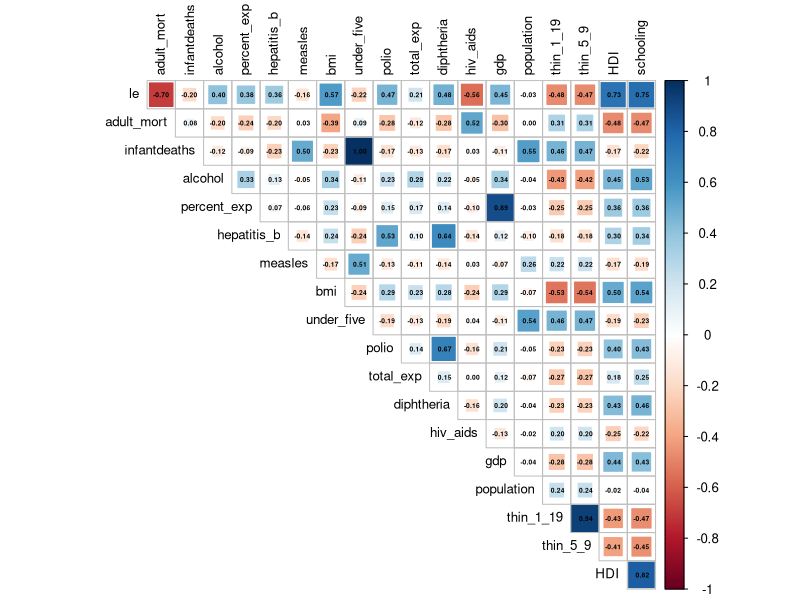
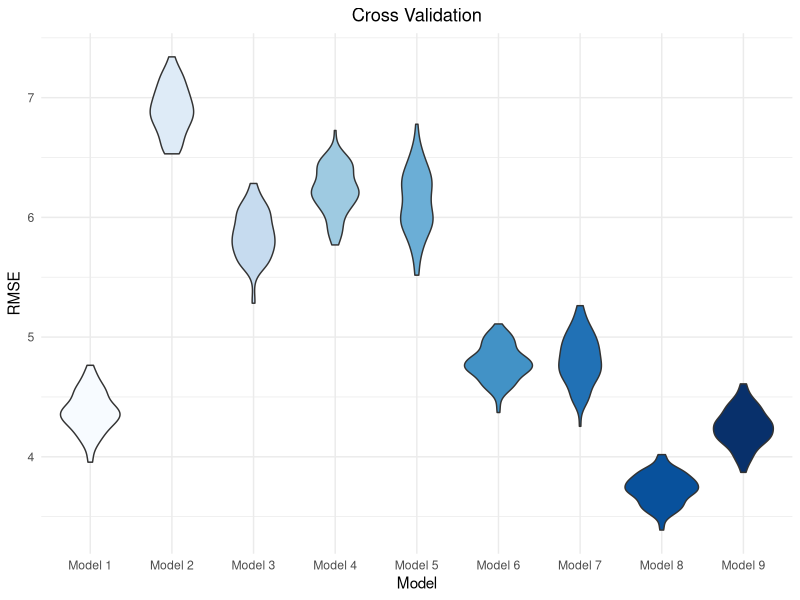

Here is the R script that generated these plots, in order:
## ---- chunk 1
library(tidyverse)
library(modelr)
library(mgcv)
library(corrplot)

knitr::opts_chunk$set(
  echo = TRUE,
  fig.width = 6,
  fig.asp = .7,
  dpi = 800,
  out.width = "80%"
)

theme_set(theme_minimal())

options(
  ggplot2.continuous.colour = "viridis",
  ggplot2.continuous.fill = "viridis"
)

scale_colour_discrete = scale_colour_viridis_d
scale_fill_discrete = scale_fill_viridis_d
## ---- chunk 2
le_df = 
  read_csv("./data/Complete_Data.CSV") %>% 
  rename("HDI" = "incomecompositionofresources", "percent_exp" = "percentageexpenditure", "total_exp" = "totalexpenditure", "le" = "lifeexpectancy", "adult_mort" = "adult_mortality", "thin_1_19" = "thinness1_19years", "thin_5_9" = "thinness5_9years", "under_five" = "under_fivedeaths")
## ---- chunk 3
cm_df =
  le_df %>%
  dplyr::select(-c(country,continent,year,status))

corrplot(cor(cm_df), type = "upper", diag = FALSE, method = "square", addCoef.col = "black", number.cex = .4, tl.col = "black", tl.cex = .8)
## ---- chunk 4
#stepwise
mod_1 = lm(le ~ adult_mort + bmi + polio + diphtheria + hiv_aids + thin_5_9 + HDI, data = le_df)

# Nutrition 
mod_2 = lm(le ~ status + bmi + population + thin_1_19 + thin_5_9 + status * bmi + status * thin_1_19 + status * thin_5_9, data = le_df)

#Education level, GDP, health        
mod_3 = lm(le ~ status + polio + total_exp + diphtheria + gdp + schooling + total_exp * gdp, data = le_df)

#health
mod_4 = lm(le ~ polio + total_exp + diphtheria + hiv_aids + thin_1_19, data = le_df)

# bmi adult mortality
mod_5 = lm(le ~ adult_mort + bmi, data = le_df)

#full model
mod_6 = lm(le ~ year + adult_mort + infantdeaths + percent_exp + bmi + under_five + polio + diphtheria + hiv_aids + gdp + thin_5_9, data = le_df)

# health-related factors, mortality factors, economical factors and social factors
mod_7 = lm(le ~ status + percent_exp + HDI + adult_mort + infantdeaths + schooling, data = le_df)

#backward
mod_8 = lm(le ~ continent + status + adult_mort + alcohol + bmi + under_five + polio + diphtheria + hiv_aids + gdp + HDI + schooling, data = le_df)

#forward
mod_9 = lm(le ~ status + adult_mort + bmi + under_five + polio + diphtheria + hiv_aids + gdp + thin_5_9 + HDI, data = le_df)

## ---- chunk 5
set.seed(2)

cv_df = 
  crossv_mc(le_df,100) %>% 
  mutate(
    train = map(train, as_tibble),
    test = map(test, as_tibble)
  ) %>% 
  mutate(
    mod_1 = map(train, ~lm(formula = formula(mod_1), data = .x)),
    mod_2 = map(train, ~lm(formula = formula(mod_2), data = .x)),
    mod_3 = map(train, ~lm(formula = formula(mod_3), data = .x)),
    mod_4 = map(train, ~lm(formula = formula(mod_4), data = .x)),
    mod_5 = map(train, ~lm(formula = formula(mod_5), data = .x)),
    mod_6 = map(train, ~lm(formula = formula(mod_6), data = .x)),
    mod_7 = map(train, ~lm(formula = formula(mod_7), data = .x)),
    mod_8 = map(train, ~lm(formula = formula(mod_8), data = .x)),
    mod_9 = map(train, ~lm(formula = formula(mod_9), data = .x))
    ) %>% 
  mutate(
    rmse_1 = map2_dbl(mod_1, test, ~rmse(model = .x, data = .y)),
    rmse_2 = map2_dbl(mod_2, test, ~rmse(model = .x, data = .y)),
    rmse_3 = map2_dbl(mod_3, test, ~rmse(model = .x, data = .y)),
    rmse_4 = map2_dbl(mod_4, test, ~rmse(model = .x, data = .y)),
    rmse_5 = map2_dbl(mod_5, test, ~rmse(model = .x, data = .y)),
    rmse_6 = map2_dbl(mod_6, test, ~rmse(model = .x, data = .y)),
    rmse_7 = map2_dbl(mod_7, test, ~rmse(model = .x, data = .y)),
    rmse_8 = map2_dbl(mod_8, test, ~rmse(model = .x, data = .y)),
    rmse_9 = map2_dbl(mod_9, test, ~rmse(model = .x, data = .y))
    )
## ---- chunk 6
cv_df %>% 
  pivot_longer(
    rmse_1:rmse_9,
    names_to = "model", 
    values_to = "rmse",
    names_prefix = "rmse_") %>% 
  mutate(model = fct_inorder(model),
         model = fct_recode(model, "Model 1" = "1",
                                   "Model 2" = "2",
                                   "Model 3" = "3",
                                   "Model 4" = "4",
                                   "Model 5" = "5",
                                   "Model 6" = "6",
                                   "Model 7" = "7",
                                   "Model 8" = "8",
                                   "Model 9" = "9")
         ) %>% 
  ggplot(aes(x = model, y = rmse, fill = model)) + 
  geom_violin() + 
  labs(x = "Model",
       y = "RMSE", 
       title = "Cross Validation") +
  scale_fill_brewer(type = 'seq', palette = 'Blues') +
  theme(legend.position = 'none',
        plot.title = element_text(hjust = 0.5))
## ---- chunk 7
mod_1 %>% 
  broom::tidy() %>% 
  knitr::kable()
